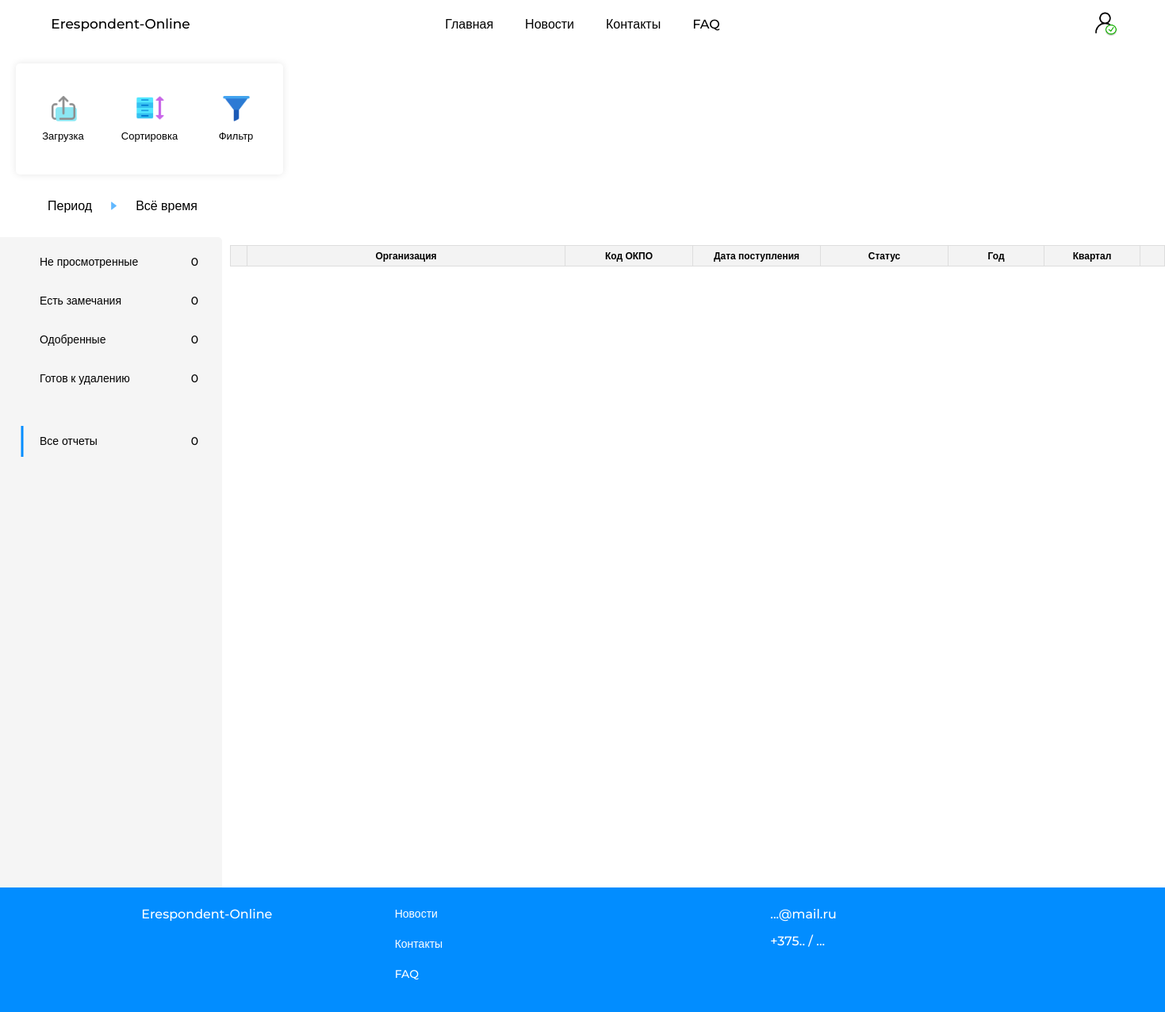
/audit_area/all_reports?year=&quarter= (signed in), run on an earlier commit of the app's database.
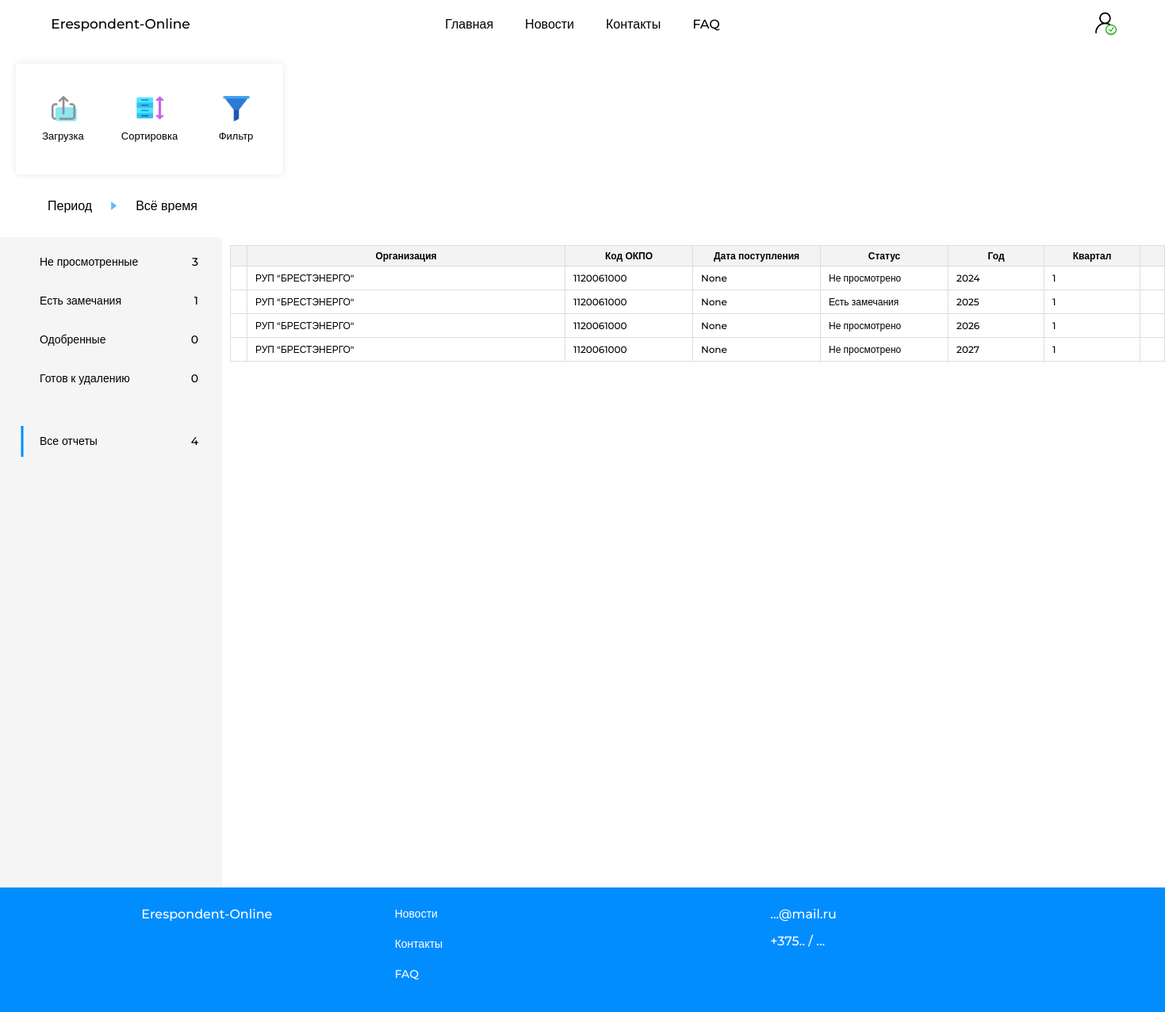
And on a later commit of the database.
### website/models.py (models this page shows)
class Report(db.Model):
    __tablename__ = 'report'
    id = db.Column(db.Integer, primary_key=True)
    okpo = db.Column(db.Integer)
    organization_name = db.Column(db.String(50))
    year = db.Column(db.Integer)
    quarter = db.Column(db.Integer)
    user_id = db.Column(db.Integer, db.ForeignKey('user.id'))
    time_of_receipt = db.Column(db.Date)
    versions = relationship('Version_report', backref='report')

class Version_report(db.Model):
    __tablename__ = 'version_report'
    id = db.Column(db.Integer, primary_key=True)
    begin_time = db.Column(db.Date, default=datetime.now())
    change_time = db.Column(db.Date)
    sent_time = db.Column(db.Date)
    status = db.Column(db.String(20))
    fio = db.Column(db.String(30))
    telephone = db.Column(db.String(20))
    email = db.Column(db.String(50))
    hasNot = db.Column(db.Boolean, default=False)
    report_id = db.Column(db.Integer, db.ForeignKey('report.id'))
    sections = db.relationship('Sections', backref='version_report', lazy=True, cascade="all, delete-orphan")

### website/views.py (the view)
@views.route('/audit_area/<status>')
@login_required
def audit_area(status):
    year_filter = request.args.get('year')
    quarter_filter = request.args.get('quarter')
    reports = get_reports_by_status(status, year_filter, quarter_filter)
    counts = count_reports(year_filter, quarter_filter)
    return render_template('audit_area.html',
                           current_user=current_user,
                           reports=reports,
                           not_viewedReports_count=counts['Отправлен'],
                           remarksReports_count=counts['Есть замечания'],
                           to_downloadReports_count=counts['Одобрен'],
                           to_deleteReports_count=counts['Готов к удалению'],
                           all_count = counts['Отправлен'] + counts['Есть замечания'] + counts['Одобрен'] + counts['Готов к удалению'],
                           year_filter=year_filter,
                           quarter_filter=quarter_filter,
                           year_today=year_today,)

### website/views.py (called while the page is built)
def count_reports(year=None, quarter=None):
    filters = []
    if year:
        filters.append(Report.year == year)
    if quarter:
        filters.append(Report.quarter == quarter)
    statuses = [
        'Отправлен',
        'Есть замечания',
        'Одобрен',
        'Готов к удалению'
    ]
    counts = {status: Report.query.join(Version_report).filter(
        Version_report.status == status,
        *filters
    ).count() for status in statuses}
    all_count = Report.query.join(Version_report).filter(
        or_(*[Version_report.status == status for status in statuses]),
        *filters
    ).count()
    counts['all'] = all_count
    return counts

### website/templates/audit_area.html (shortened to what this page needs)
{% extends "base.html" %}
{% block content %}
<div class="audit-area_page">
    <div class="report-area_menu">
        <div class="report-area_podmenu">
            <div class="content-podmenu">
                <nav>
                    <ul>
                        <section>
                            <div class = "functions_menu">
                                <li id = "douwnload_readyreports_link">
                                    <img src="{{ url_for('static', filename='img/upload.png')}}" alt="">
                                    <a>Загрузка</a>
                                </li>
                                <li>
                                    <img src="{{ url_for('static', filename='img/icon_sort.png')}}" alt="">
                                    <a>Сортировка</a>
                                </li>
                                <li id = "show-filter">
                                    <img src="{{ url_for('static', filename='img/filter.png')}}" alt="">
                                    <a>Фильтр</a>
                                </li>
                            </div>
                        </section>
                    </ul>
                </nav>
            </div>
        </div>
    </div>
    <div class = "rotation-fromareas" >
        <div class = "rotation-fromareas_info" style = "margin: 20px 50px; margin-bottom: 30px;">
            <span>
                <a class = "hover_a" id = "link_period">Период</a>
            </span>
            <span>
                <img src="{{ url_for('static', filename='img/icon_arroy.png')}}" alt="">
            </span>
            <span>
                <a>
                    {% if year_filter == '' and quarter_filter == '' %}
                        Всё время
                    {%else%}
                        {{year_filter}} год, {{quarter_filter}} квартал
                    {%endif%}
                </a>
            </span>
        </div>
    </div>
    <div class="audit-area">
        <nav class="menu_profile_audit">
            <ul id="status-reportList">
                <li data-action="not_viewed">
                    <a>Не просмотренные</a>
                    <a class="count_reporst">
                        <span class="count-text">{{not_viewedReports_count}}</span>
                    </a>
                </li>
                <li data-action="remarks">
                    <a>Есть замечания</a>
                    <a class="count_reporst">
                        <span class="count-text">{{remarksReports_count}}</span>
                    </a>
                </li>
                <li data-action="to_download">
                    <a>Одобренные</a>
                    <a class="count_reporst">
                        <span class="count-text">{{to_downloadReports_count}}</span>
                    </a>
                </li>
                <li data-action="to_delete">
                    <a>Готов к удалению</a>
                    <a class="count_reporst">
                        <span class="count-text">{{to_deleteReports_count}}</span>
                    </a>
                </li>
                <li style="margin-top: 40px;" data-action="all_reports">
                    <a>Все отчеты</a>
                    <a class="count_reporst">
                        <span>{{all_count}}</span>
                    </a>
                </li>
            </ul>
        </nav>
        <div class="report-list">
            <div class="report-area" >
                <table class="table_report-area">
                    <thead class="order-table_titels">
                        <tr>
                            <th></th>
                            <th class="resizable" style="white-space: nowrap; min-width: 380px;">Организация<div class="resizer"></div></th>
                            <th class="resizable" style="white-space: nowrap; min-width: 140px;">Код ОКПО<div class="resizer"></div></th>
                            <th class="resizable" style="white-space: nowrap; min-width: 140px;">Дата поступления<div class="resizer"></div></th>
                            <th class="resizable" style="white-space: nowrap; min-width: 140px;">Статус<div class="resizer"></div></th>
                            <th class="resizable" style="white-space: nowrap; min-width: 100px;">Год<div class="resizer"></div></th>
                            <th class="resizable" style="white-space: nowrap; min-width: 100px;">Квартал<div class="resizer"></div></th>
                            <th rowspan="2"></th>
                        </tr>
                    </thead>
                    <tbody>
                        {% for row in reports %}
                            <tr class="report_row" data-id="{{ row.id }}" draggable="true">
                                <td>
                                </td>
                                <td>
                                    <input type="text" id="report_organization_name" value="{{ row.organization_name }}" readonly>
                                </td>
                                <td>
                                    <input type="text" id="report_okpo" value="{{ row.okpo }}" readonly>
                                </td>
                                    {% for version in row.versions %}
                                        <td>
                                            <input type="text" value="{{version.sent_time}}" readonly>
                                        </td>
                                        <td>
                                            {% if version.status == 'Отправлен' %}
                                                <input type="text"  value="Не просмотрено" readonly>
                                            {%else%}
                                                <input type="text" value="{{version.status}}" readonly>
                                            {% endif %}
                                        </td>
                                    {% endfor %}
                                <td>
                                    <input type="text" id="report_year" value="{{ row.year }}" readonly>
                                </td>
                                <td>
                                    <input type="text" id="report_quarter" value="{{ row.quarter }}" readonly>
                                </td>
                                <td></td>
                            </tr>
                        {% endfor %}
                    </tbody>
                </table>
            </div>
        </div>
    </div>
</div>
{% endblock %}

### website/templates/base.html (shortened to what this page needs)
<!DOCTYPE html>
<html>
  <head>
    <link rel="stylesheet" href="{{ url_for('static', filename='css/base.css') }}">
    <link rel="stylesheet" href="{{ url_for('static', filename='css/adap.css') }}">
  </head>
  <body>
    <header class="fixed-header">
      <div class="header-left">
         <nav>
          <ul>
              <li class = "name_app" onclick="window.location.href='/'">
                <a href="/">Erespondent-Online</a>
              </li>
          </ul>
        </nav>
      </div>
      <div class="header-center">
        <nav>
          <ul>
              <li onclick="window.location.href='/'">Главная</li>
              <li onclick="smoothScroll('/news')">Новости</li>
              <li onclick="window.location.href='/contacts'" >Контакты</li>
              <li onclick="window.location.href='/FAQ'" >FAQ</li>
          </ul>
        </nav>
      </div>
      <div class="header-right">
        <div class="user-container">
          {% set icon_path = 'img/icon_black-user.png' if current_user.is_authenticated else 'img/log.png' %}
          <img class="icon_black" src="{{ url_for('static', filename=icon_path) }}" alt="">
        </div>
      </div>
    </header>
    <main>
    {% block content %}
    {% endblock %}
    </main>
    <footer>
      <div class = "footer_cont">
        <div class = "left_col_footer">
          <nav>
            <ul>
                <li onclick="window.location.href='/'">Erespondent-Online</li>
            </ul>
          </nav>
        </div>
        <div class = "center_col_footer">
            <nav>
                <ul>
                  <li onclick="window.location.href='/news'">Новости</li>
                  <li onclick="window.location.href='/contacts'" >Контакты</li>
                  <li onclick="window.location.href='/FAQ'" >FAQ</li>
                </ul>
            </nav>
        </div>
        <div class = "right_col_footer">
          <nav>
              <ul>
                <li onclick="window.location.href=''">...@mail.ru</li>
                <li>+375.. / ...</li>
              </ul>
          </nav>
      </div>
    </footer>
  </body>
</html>

### website/static/css/adap.css (style rules this page uses)
@media (max-width: 1500px) { .report-list { margin-left: 10px; } }

What changed in the data, as far as the page shows it:
added Report: organization_name "РУП \"БРЕСТЭНЕРГО\"", okpo "1120061000", year "2024", quarter "1"
added Version_report: sent_time "None"
added Report: organization_name "РУП \"БРЕСТЭНЕРГО\"", okpo "1120061000", year "2025", quarter "1"
added Version_report: sent_time "None", status "Есть замечания"
added Report: organization_name "РУП \"БРЕСТЭНЕРГО\"", okpo "1120061000", year "2026", quarter "1"
added Version_report: sent_time "None"
added Report: organization_name "РУП \"БРЕСТЭНЕРГО\"", okpo "1120061000", year "2027", quarter "1"
added Version_report: sent_time "None"
Also different on the page:
{{ not_viewedReports_count }}: "0" → "3"
{{ remarksReports_count }}: "0" → "1"
{{ all_count }}: "0" → "4"
